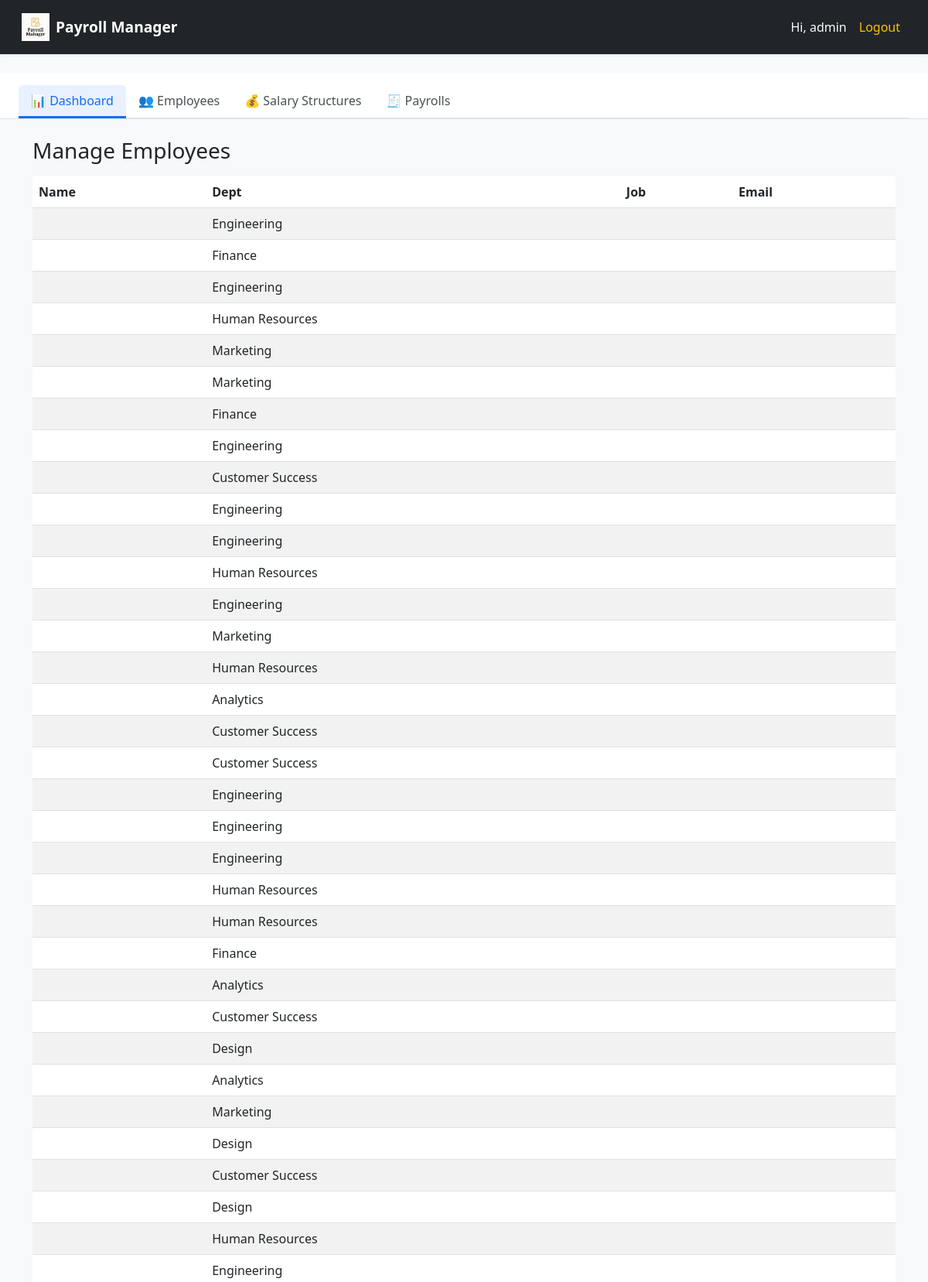
Screenshot of /employees/ (signed in, upper part) with the database file from the repository.
### myapp/models.py (models this page shows, shortened)
class Employee(models.Model):
    STATUS_CHOICES = (
        ('active', 'Active'),
        ('inactive', 'Inactive'),
    )
    full_name = models.CharField(max_length=100)
    position = models.CharField(max_length=100)
    department = models.CharField(max_length=100, default="General")
    salary = models.DecimalField(max_digits=12, decimal_places=2)  # increased precision
    status = models.CharField(max_length=10, choices=STATUS_CHOICES, default='active')
    class Meta:
        ordering = ['full_name']
        verbose_name_plural = "Employees"

### myapp/views.py (the view)
# urls.py: path('employees/', my_views.manage_employees, name='manage_employees'),
@role_required(['admin', 'hr'])
def manage_employees(request):
    return render(request, 'manage_employees.html', {
        'employees': Employee.objects.all(),
        'role': request.user.profile.role
    })

### templates/manage_employees.html
{% extends 'base.html' %}
{% block content %}
<h3 class="mb-3">Manage Employees</h3>
<table class="table table-striped">
    <thead><tr><th>Name</th><th>Dept</th><th>Job</th><th>Email</th></tr></thead>
    <tbody>
        {% for emp in employees %}
        <tr>
        <td>{{ emp.user.get_full_name }}</td>
        <td>{{ emp.department }}</td>
        <td>{{ emp.job_title }}</td>
        <td>{{ emp.user.email }}</td>
        </tr>
        {% endfor %}
    </tbody>
</table>
{% endblock %}

### templates/partials/navbar.html (shortened to what this page needs)
{% load static %}
<nav class="navbar navbar-expand-lg navbar-dark bg-dark mb-4 shadow-sm">
    <div class="container-fluid">
        <a class="navbar-brand d-flex align-items-center" href="{% url 'dashboard' %}">
        <img src="{% static 'myapp/logo.png' %}" alt="Logo" style="height: 36px;" class="me-2">
        <strong>Payroll Manager</strong>
        </a>
        <div class="collapse navbar-collapse justify-content-end">
        <ul class="navbar-nav align-items-center">
            {% if request.user.is_authenticated %}
            <li class="nav-item">
            <span class="nav-link text-light">Hi, {{ request.user.username }}</span>
            </li>
            <li class="nav-item">
            <a class="nav-link text-warning" href="{% url 'logout' %}">Logout</a>
            </li>
            {% endif %}
        </ul>
        </div>
    </div>
</nav>

### myapp/static/myapp/style.css (style rules this page uses)
body { background-color: #f8f9fa; font-family: 'Segoe UI', sans-serif; scroll-behavior: smooth; }
.navbar { padding: 0.75rem 1rem; }
.navbar-brand { font-weight: 600; font-size: 1.2rem; }
.navbar-brand img { height: 36px; }

### templates/base.html (style rules this page uses)
html { scrollbar-width: none !important; }
body { -ms-overflow-style: none !important; }
html, body { overflow-y: auto !important; overflow-x: hidden !important; height: 100%; }

### rows the page displays
Employee: department "Engineering"
Employee: department "Finance"
Employee: department "Engineering"
Employee: department "Human Resources"
Employee: department "Marketing"
Employee: department "Marketing"
Employee: department "Finance"
Employee: department "Engineering"
Employee: department "Customer Success"
Employee: department "Engineering"
Employee: department "Engineering"
Employee: department "Human Resources"
Employee: department "Engineering"
Employee: department "Marketing"
Employee: department "Human Resources"
Employee: department "Analytics"
Employee: department "Customer Success"
Employee: department "Customer Success"
Employee: department "Engineering"
Employee: department "Engineering"
Employee: department "Engineering"
Employee: department "Human Resources"
Employee: department "Human Resources"
Employee: department "Finance"
Employee: department "Analytics"
Employee: department "Customer Success"
Employee: department "Design"
Employee: department "Analytics"
Employee: department "Marketing"
Employee: department "Design"
Employee: department "Customer Success"
Employee: department "Design"
Employee: department "Human Resources"
Employee: department "Engineering"

### other values shown
{{ request.user.username }} "admin"
